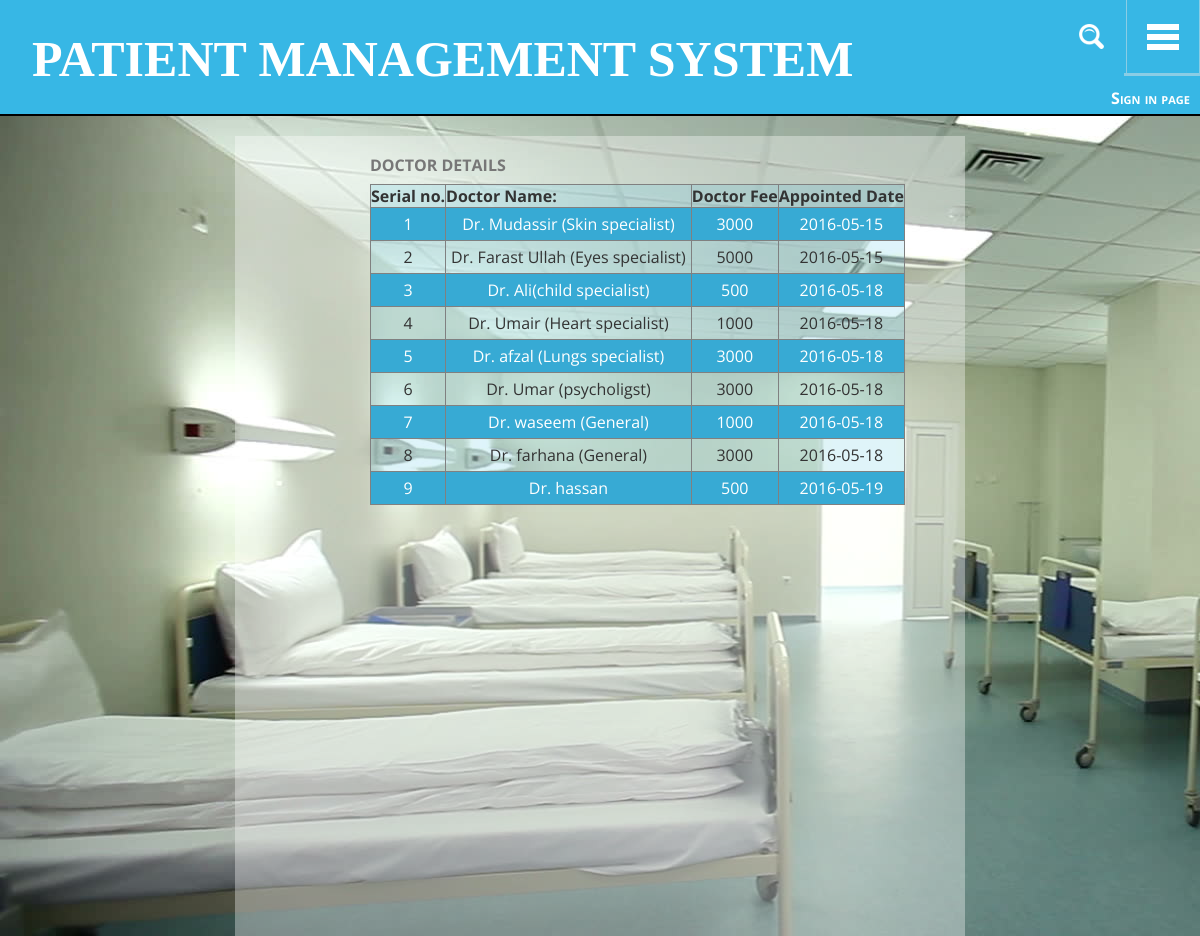
Page /forms/doctor_detail.php on the committed database.
### tables this page shows
CREATE TABLE IF NOT EXISTS `doctor` (
  `d_no` int(11) NOT NULL AUTO_INCREMENT,
  `d_name` varchar(50) NOT NULL,
  `d_fee` int(11) NOT NULL,
  `date` date NOT NULL,
  PRIMARY KEY (`d_no`)
);

### forms/doctor_detail.php (the view, shortened to what this page needs)
<html xmlns="http://www.w3.org/1999/xhtml">
<head>
<link href="default.css" rel="stylesheet" type="text/css" media="all" />
</head>
<body style="background:url(include/bg1.jpg);">
<?php require_once("include/nav1.php"); ?>
<div id="page" class="container" style="width: 730px">
<div style=" margin-left:120"><?php
$result12 = mysql_query("SELECT * FROM doctor");
		echo "<table border=1 bgcolor='' ><tr>
			<caption>DOCTOR DETAILS</caption>
    		<th>Serial no.</th>
    		<th>Doctor Name:</th>
    		<th>Doctor Fee</th>
    		<th>Appointed Date</th>
    		</tr>";
    		$a=1;
    		while($row = mysql_fetch_array($result12))
    		{
    		echo "<tr>";
    		echo "<td>".$a."</td>";
    		$a=$a+1;
    		echo "<td>".$row['d_name']."</td>";
    		echo "<td>".$row['d_fee']."</td>";
    		echo "<td>".$row['date']."</td>";
    		echo "</tr>";
    		}
    		echo"</table>"; ?>
</div>
</div>
</body>
</html>

### forms/include/nav1.php (shortened to what this page needs)
<!DOCTYPE html>
<html>
<head>
<link href="css/bootstrap.css" rel="stylesheet" type="text/css" media="all" />
<link href="css/style.css" rel="stylesheet" type="text/css" media="all" />
<link href="css/component.css" rel="stylesheet" type="text/css"  />
<link href="css/popuo-box.css" rel="stylesheet" type="text/css" media="all"/>
<link href="css/ihover.css" rel="stylesheet" media="all">
</head>
<body class="cbp-spmenu-push">
		  <section class="button">
					<button id="showLeftPush"><img src="images/menu.gif" alt=""></button>
		   </section>
<div class="banner page-head" style='border-bottom: 2px solid black;'>
	<div class="logo">
		<h1><a href="index.php" class="link1" ><p style="	font-variant: small-caps;">PATIENT MANAGEMENT SYSTEM</p></a></h1>
	</div>
	<div class="search">
		<a  href="search.php"><img src='include/search.png' /> </a>
	</div>
		<p style='float:right;margin-right:10px;'>
			<a style="color:white;" href="sign_in.php?go=index.php">
			<?php
						$user = $_SESSION['USER'];
						if(isset($user))
						{
							$id = $_SESSION['ID'];
							echo "<a class='link1' href='personal_info.php?id=".$id."'>$user</a>&nbsp;&nbsp;&nbsp;&nbsp;<a href='sign_out.php' class='link1'>Out</a>";
						}
						else
						{
							echo '<a href="sign_in.php" class="link1">Sign in page</a>';
						}
			?>
			</a>
		</p>
</div>

### forms/default.css (style rules this page uses)
.tr_model_1_odd { background: rgba(55, 183, 229, 0.16);text-align: center; }
.td_model_1 { padding:5px; }
.container { width: 407px;background: rgba(255, 255, 255, 0.35);height: 100%;padding:10px;margin-top:20px; }
body { background:url(include/bg1.jpg); }

### forms/css/style.css (style rules this page uses)
html, body { margin:0; font-size: 100%; font-family: 'Open Sans', sans-serif; background: #fff; }
body a { text-decoration:none; transition:0.5s all; -webkit-transition:0.5s all; -moz-transition:0.5s all; -o-transition:0.5s all; -ms-transition:0.5s all; }
h1,h2,h3,h4,h5,h6 { margin:0; }
p { margin:0; }
.search a { -webkit-appearance: none; }
.search { position: absolute; top: 0; display: block; z-index: 100; background: #37B7E5; width: 67px; right: 74px; padding: 24px 22px 24px 0px; }
.banner { color: white; background: rgb(55, 183, 229); background-size: cover; -webkit-background-size: cover; -o-background-size: cover; -ms-background-size: cover; -moz-background-size: cover; }
.search { text-align: right; }
.logo { padding: 32px 0 0 32px; }
.logo a { font-family: 'FjallaOne-Regular'; color:white; text-decoration:none; font-size:50px; }
.banner.page-head { min-height: 116px !important; }
.link1 { color:white; font-weight:bold; font-variant: small-caps; }

### forms/css/component.css (style rules this page uses)
button#showLeftPush { border: none; background: #37B7E5; padding: 21px 20px 20px 20px; outline: none; position: absolute; z-index: 1; top: 0; right: 0px; border-right: 1px solid #8ACDE5; border-left: 3px solid #8ACDE5; border-bottom: 3px solid #8ACDE5; }
.cbp-spmenu-push { overflow-x: hidden; position: relative; right: 0; }
.cbp-spmenu, .cbp-spmenu-push { -webkit-transition: all 0.3s ease; -moz-transition: all 0.3s ease; transition: all 0.3s ease; }

### forms/include/table_styles.php (style rules this page uses)
.tr_model_1_even { background: rgb(55, 170, 212);color: white;text-align: center; }
.tr_model_1_odd { background: rgba(55, 183, 229, 0.16);text-align: center; }
.td_model_1 { padding:5px; }

### rows in the picture
doctor: d_name "Dr. Mudassir (Skin specialist)", d_fee "3000", date "2016-05-15"
doctor: d_name "Dr. Farast Ullah (Eyes specialist)", d_fee "5000", date "2016-05-15"
doctor: d_name "Dr. Ali(child specialist)", d_fee "500", date "2016-05-18"
doctor: d_name "Dr. Umair (Heart specialist)", d_fee "1000", date "2016-05-18"
doctor: d_name "Dr. afzal (Lungs specialist)", d_fee "3000", date "2016-05-18"
doctor: d_name "Dr. Umar (psycholigst)", d_fee "3000", date "2016-05-18"
doctor: d_name "Dr. waseem (General)", d_fee "1000", date "2016-05-18"
doctor: d_name "Dr. farhana (General)", d_fee "3000", date "2016-05-18"
doctor: d_name "Dr. hassan", d_fee "500", date "2016-05-19"
